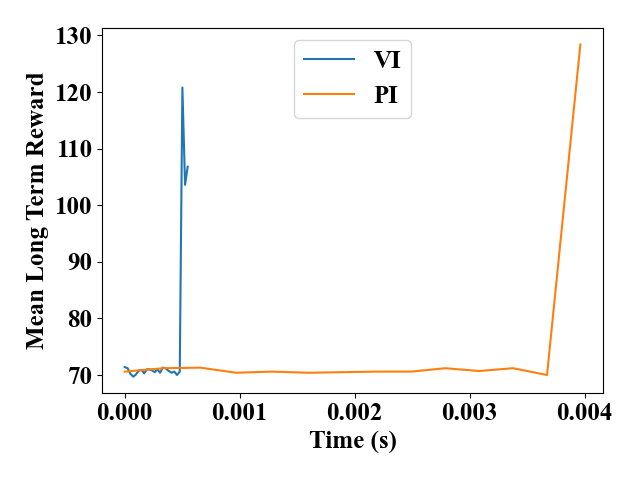

Generate this figure with Python:
#!/usr/bin/env python

import sys
import gym
import numpy as np
import mdptoolbox, mdptoolbox.example
import matplotlib.pyplot as plt

STATES = 15
MAX_STEPS = STATES * 10
EPSILON = 0.01
N_WALKS = 10
np.random.seed(11)

def plot_stuff(x1, x2, y1, y2, y1_label, y2_label, xlabel, ylabel, name):
    plt.clf()
    font = { 'family': 'Times New Roman', 'size': 18 }
    plt.rc('font', **font)
    plt.xlabel(xlabel)
    plt.ylabel(ylabel)
    plt.plot(x1, y1, label=y1_label)
    plt.plot(x2, y2, label=y2_label)
    plt.legend()
    plt.tight_layout()
    plt.savefig(f"{name}.png")
    plt.show()

# P (A × S × S)
# R (S × A)
def walk(P, R, policy):
    total_reward = 0
    s = 0
    i = 0
    while i < MAX_STEPS:
        a = policy[s]
        r = R[s,a]
        total_reward += r
        s = np.random.choice(STATES, p=P[a,s,:])
        i += 1
    return total_reward

P, R = mdptoolbox.example.forest(S=STATES)

D_vi = 0.98
D_pi = 0.96

print('================ VI,', 'discount =', D_pi)
vi = mdptoolbox.mdp.ValueIteration(P, R, D_vi, epsilon=EPSILON)
vi.run()
vi_times = np.array(vi.times)
vi_times -= np.full(vi_times.shape[0], vi_times[0])
vi_results = np.zeros((vi_times.shape[0], 2))
for i in range(vi_results.shape[0]):
    vi_results[i,0] = vi_times[i]
    rewards = np.zeros(N_WALKS)
    for j in range(N_WALKS):
        rewards[j] = walk(P, R, vi.policies[i])
    vi_results[i,1] = np.mean(rewards)

print('================ PI,', 'discount =', D_pi)
pi = mdptoolbox.mdp.PolicyIteration(P, R, D_pi)
pi.run()
pi_times = np.array(pi.times)
pi_times -= np.full(pi_times.shape[0], pi_times[0])
pi_results = np.zeros((pi_times.shape[0], 2))
for i in range(pi_results.shape[0]):
    pi_results[i,0] = pi_times[i]
    rewards = np.zeros(N_WALKS)
    for j in range(N_WALKS):
        rewards[j] = walk(P, R, pi.policies[i])
    pi_results[i,1] = np.mean(rewards)

plot_stuff(
    vi_results[:,0],
    pi_results[:,0],
    vi_results[:,1],
    pi_results[:,1],
    'VI',
    'PI',
    'Time (s)',
    'Mean Long Term Reward',
    'converge_forest'
)
